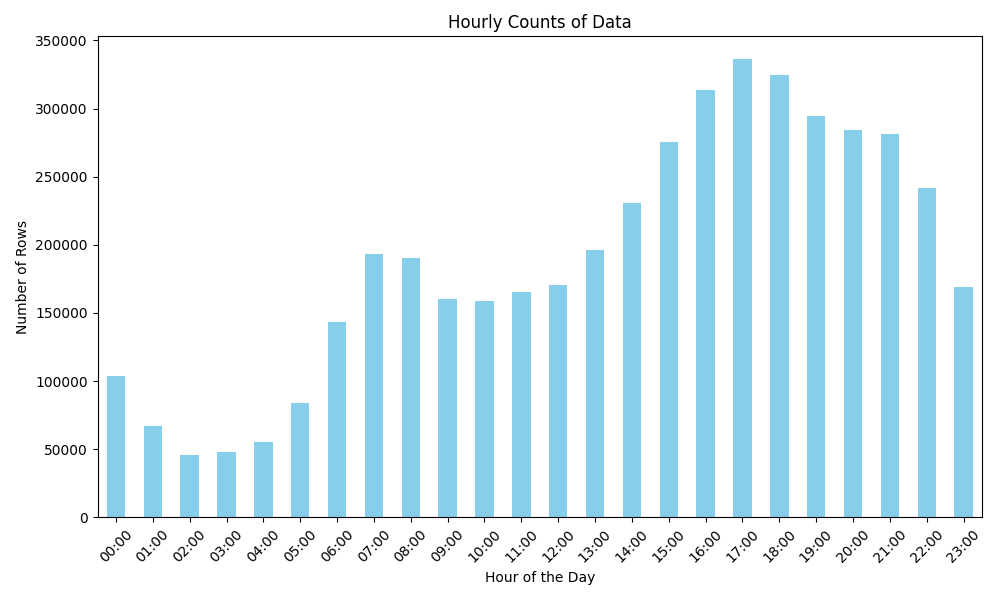

This chart was generated by the following Python code:
import pandas as pd
import matplotlib.pyplot as plt

# Combined_data.csvファイルを読み込む
combined_data = pd.read_csv('Combined_data.csv')

# 'Date/Time' 列を日付型に変換
combined_data['Date/Time'] = pd.to_datetime(combined_data['Date/Time'])

# 'Date/Time' 列をインデックスに設定
combined_data.set_index('Date/Time', inplace=True)

# 1時間毎のデータを集計
hourly_counts = combined_data.resample('H').size()

# 24時間ごとに集計
hourly_counts_24h = hourly_counts.groupby(hourly_counts.index.hour).sum()

# 棒グラフで1時間毎のデータを表示
plt.figure(figsize=(10, 6))
hourly_counts_24h.plot(kind='bar', color='skyblue')
plt.title('Hourly Counts of Data')
plt.xlabel('Hour of the Day')
plt.ylabel('Number of Rows')
plt.xticks(range(24), [f"{i:02}:00" for i in range(24)], rotation=45)
plt.tight_layout()
plt.show()
